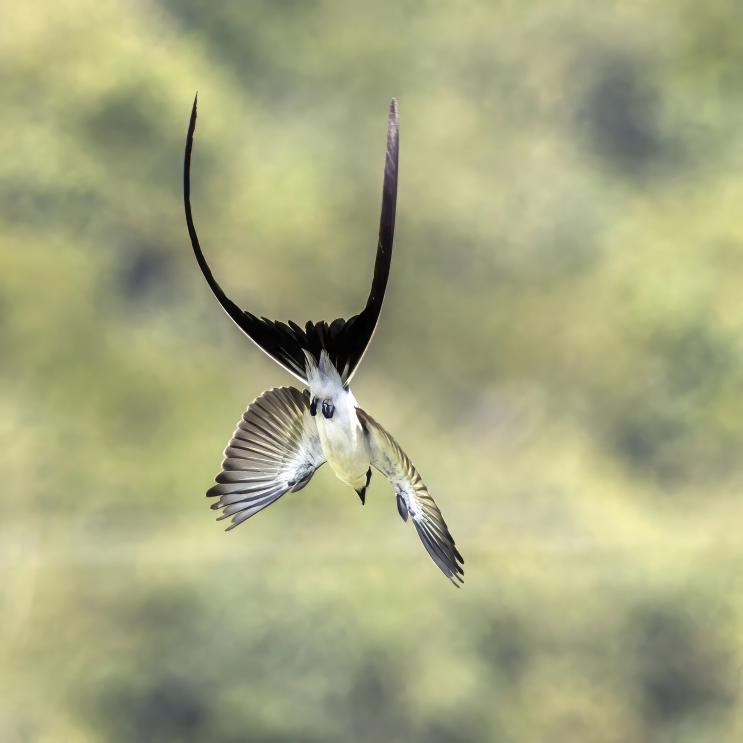
#> input picture ud1_procesos/ejercicios/UD01_T05/scripts/03_imagenes/images/Fork-tailed_flycatcher_(Tyrannus_savana_monachus)_in_flight_Cayo.jpg, 2228 x 2228 px (shown at 1/3 size); its folder holds 3 pictures in this run
$ python redimensionar_monoproceso.py
#> lines starting #> are read from the running program, lines starting #| are printed output that depends on the picture
# images_seq.py
# 27.33 segs
from PIL import Image
from pathlib import Path
import time

def resize_image(path):
    img = Image.open(path)
#> img is the input picture: PIL image 2228x2228 RGB; mean R, G, B 166, 168.3, 128.5
    img.thumbnail((300, 300))
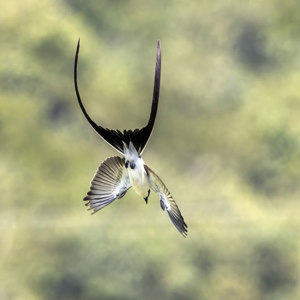
#> img: PIL image 300x300 RGB; mean R, G, B 165.9, 168.2, 128.4
    out = path.with_suffix(".webp")
    img.save(out, "WEBP")
    return out

def main():
    imgs = list(Path("images").glob("*.jpg"))
    t0 = time.perf_counter()
    for p in imgs:
        print("Procesando:", resize_image(p))
#> pass 2 of the loop in main, `for p in imgs:`:
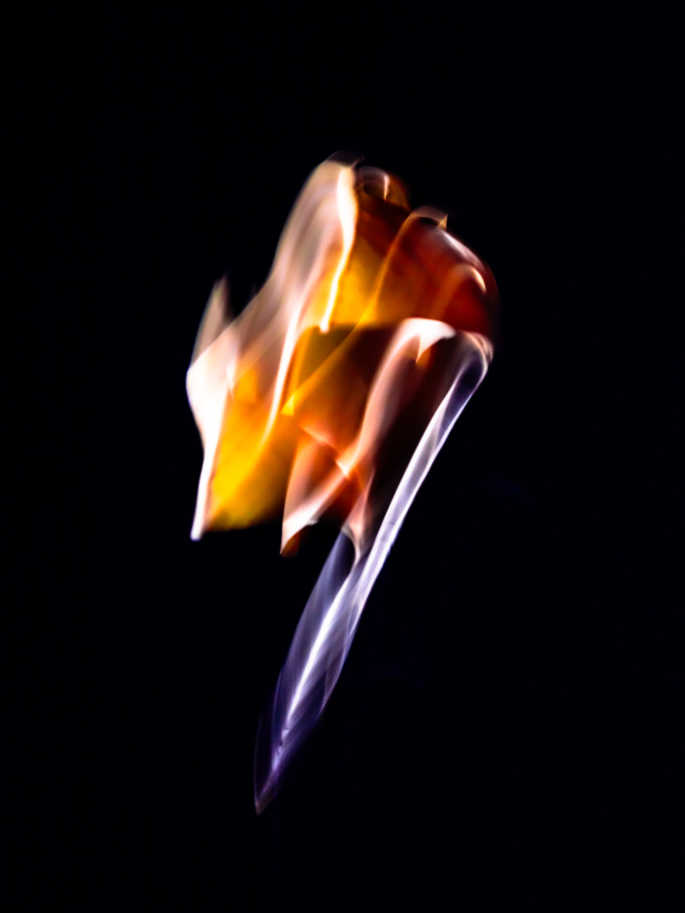
#> input picture ud1_procesos/ejercicios/UD01_T05/scripts/03_imagenes/images/Ginkgo-Blatt_--_2024_--_6855.jpg, 2737 x 3650 px (shown at 1/4 size)
#> in resize_image, img is the input picture: PIL image 2737x3650 RGB; mean R, G, B 25.1, 16.2, 15.3
#> in resize_image (call 2), `img.thumbnail((300, 300))`:
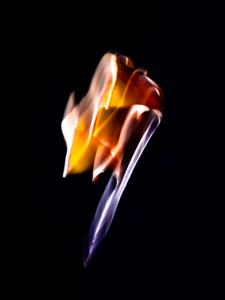
#> img: PIL image 225x300 RGB; mean R, G, B 25.2, 16.2, 15.3
#> pass 3 of the loop in main, `for p in imgs:`:
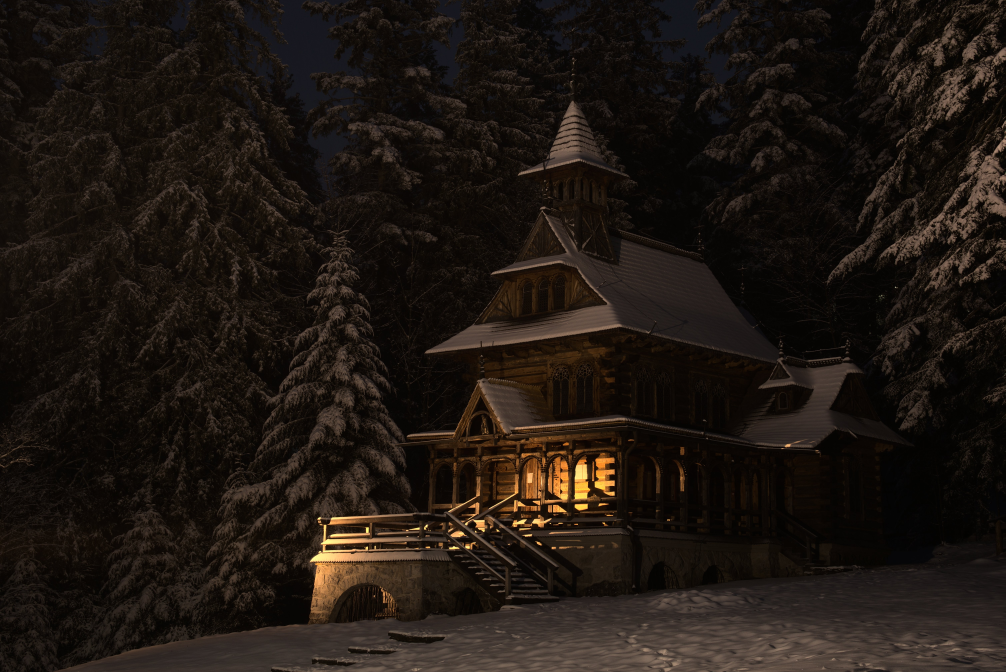
#> input picture ud1_procesos/ejercicios/UD01_T05/scripts/03_imagenes/images/Jaszczurขwka_at_Winter.jpg, 6032 x 4032 px (shown at 1/6 size)
#> in resize_image, img is the input picture: PIL image 6032x4032 RGB; mean R, G, B 30.2, 22.9, 17.4
#> in resize_image (call 3), `img.thumbnail((300, 300))`:
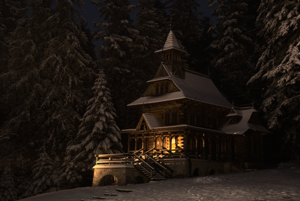
#> img: PIL image 300x201 RGB; mean R, G, B 30.2, 22.9, 17.4
    print("Tiempo total (secuencial):", time.perf_counter() - t0)

if __name__ == "__main__":
    main()
